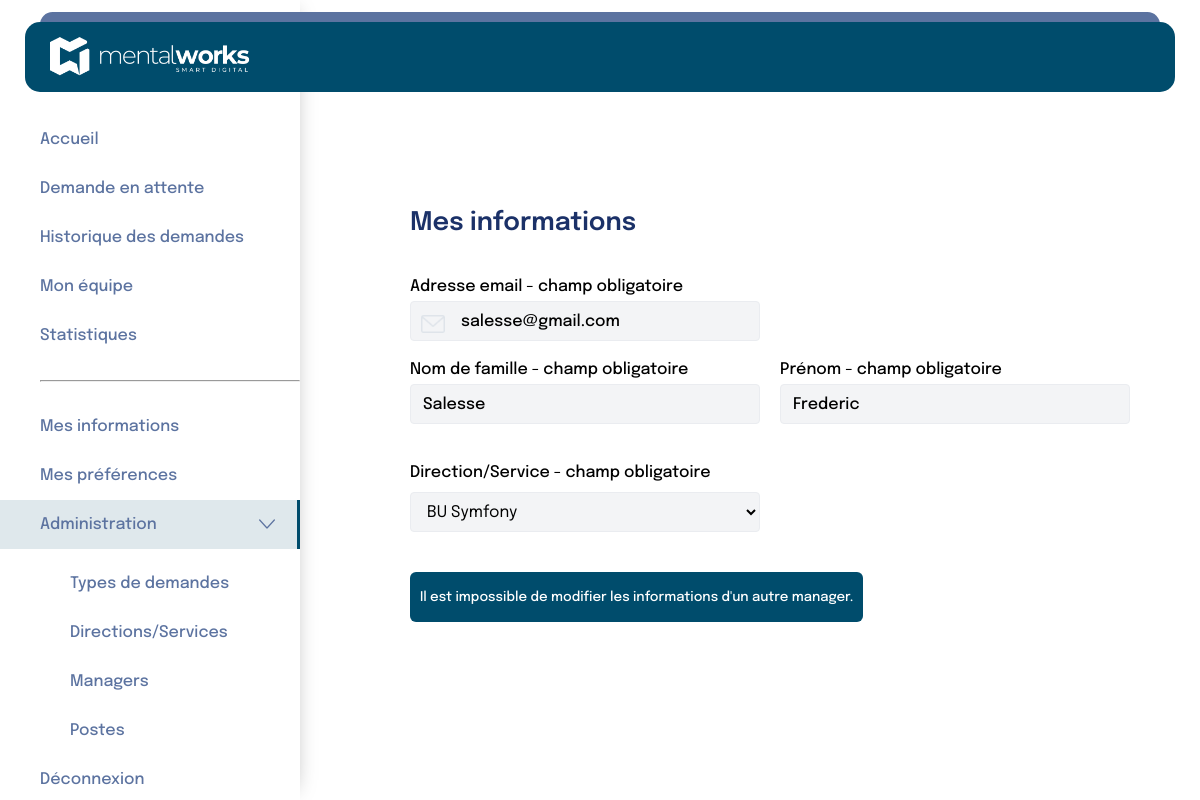
The app's page /pages/administration/managers/modifications.php?id=1 with its own data.
### tables this page shows
CREATE TABLE `user` (
  `id` int(11) NOT NULL,
  `email` varchar(255) NOT NULL,
  `password` varchar(255) NOT NULL,
  `enabled` tinyint(1) NOT NULL DEFAULT 1,
  `created_at` datetime NOT NULL,
  `role` varchar(50) NOT NULL,
  `person_id` int(11) NOT NULL
);

CREATE TABLE `person` (
  `id` int(11) NOT NULL,
  `last_name` varchar(100) NOT NULL,
  `first_name` varchar(100) NOT NULL,
  `manager_id` int(11) DEFAULT NULL,
  `department_id` int(11) NOT NULL,
  `position_id` int(11) NOT NULL,
  `alert_new_request` tinyint(1) NOT NULL DEFAULT 0,
  `alert_on_answer` tinyint(1) NOT NULL DEFAULT 0,
  `alert_before_vacation` tinyint(1) NOT NULL DEFAULT 0
);

CREATE TABLE `department` (
  `id` int(11) NOT NULL,
  `name` varchar(100) NOT NULL
);

### pages/administration/managers/modifications.php (the view, shortened to what this page needs)
<?php
include '../../../includes/database.php';
include "../../../includes/header3.php";
include '../../../includes/functions.php';
$id = $_GET['id'];
$RecupInfosManager = $bdd->prepare("SELECT
    u.email,
    u.password,
    p.last_name AS nom,
    p.first_name AS prenom,
    d.name AS department
FROM
    user u
JOIN
    person p ON u.person_id = p.id
JOIN
    department d ON p.department_id = d.id
WHERE
    u.role = 'manager' AND u.id = :id");
$RecupInfosManager->bindParam(':id', $id);
$RecupInfosManager->execute();
$infosManagers = $RecupInfosManager->fetch(PDO::FETCH_ASSOC);
?>
<link rel="stylesheet" href="../../../style.css">
<div class="flex">
    <?php include "../../../includes/navBar/navBar3.php"; ?>
    <div class="containerMesInfos page">
        <section class="mesInfosSection">
            <h2>Mes informations</h2>
            <form class="mesInfosForm" method="POST">
                <label for="emailAddress">Adresse email - champ obligatoire</label>
                <input
                    type="email"
                    id="emailAddress"
                    name="emailAddress"
                    value="<?php echo $infosManagers['email'] ?>"
                    required readonly />
                <div class="inlineFields">
                    <div class="fieldGroup">
                        <label for="lastName">Nom de famille - champ obligatoire</label>
                        <input
                            type="text"
                            value="<?= $infosManagers['nom'] ?>"
                            required readonly />
                    </div>
                    <div class="fieldGroup">
                        <label for="firstName">Prénom - champ obligatoire</label>
                        <input
                            type="text"
                            value="<?= $infosManagers['prenom'] ?>"
                            required readonly />
                    </div>
                </div>
                <div class="inlineFields">
                    <div class="fieldGroup">
                        <label for="directionService">Direction/Service - champ obligatoire</label>
                        <select name="department" id="department">
                            <option value="<?= $infosManagers['department'] ?>">
                                <?= $infosManagers['department'] ?>
                            </option>
                        </select>
                    </div>
                </div>
                <input type="submit" value="Il est impossible de modifier les informations d'un autre manager." readonly></button>
            </form>
        </section>
    </div>
</div>
</html>

### style.css (style rules this page uses)
* { margin: 0; padding: 0; box-sizing: border-box; }
html { margin: 0; }
body { margin: 0; padding: 0; font-family: "Epilogue"; }
:root { --color_btn: #004c6c; --color_title: #1b3168; --color_text: #000000; --color_btn_navbarre: #5c73a0; --color_href_a: rgba(0, 76, 108, 1); --gray: #637381; --border: #eaecf0; }
h2 { font-size: 24px; color: var(--color_title); font-weight: 600; padding: 40px 0 22px 0; }
input { border: none; outline: none; font-family: "Epilogue"; font-weight: 500; }
.page { flex: 1; padding: 150px 40px 0 350px; }
.flex { display: flex; }
.Container-newdemande input, select, textarea, button { width: 100%; padding: 10px; margin-top: 5px; border: 1px solid #ccc; border-radius: 5px; font-family: "Epilogue"; }
input[type="email"] { background-color: white; background-image: url("images/enveloppe.png"); background-size: 24px; background-position: 10px 10px; background-repeat: no-repeat; padding-left: 60px; }
input[type="submit"] { background-color: var(--color_btn); color: white; width: fit-content; padding: 10px !important; height: 50px; border-radius: 6px; margin: 0px 0 22px 0; }
input[type="text"] { padding-left: 40px; }
.page .inlineFields { display: flex; gap: 20px; margin-bottom: 20px; }
.page .inlineFields .fieldGroup { display: flex; flex-direction: column; }
.page .mesInfosSection { padding: 20px; width: 75%; }
.page .mesInfosSection h2 { font-size: 1.6rem; color: var(--color_title); margin-bottom: 20px; }
.page .mesInfosForm { max-width: 600px; }
.page .mesInfosForm label { display: block; margin-bottom: 6px; font-weight: 500; }
.page .mesInfosForm input[type="text"], .page .mesInfosForm input[type="email"], .page .mesInfosForm select, .page .mesInfosForm input[type="password"] { width: 350px; height: 40px; padding: 8px 12px; border: 1px solid var(--border); border-radius: 4px; font-size: 1rem; margin-bottom: 20px; }
.page .mesInfosForm input[type="email"], .page .mesInfosForm input[type="password"] { padding-left: 50px; }
.page .mesInfosForm input[type="email"], .page .mesInfosForm input[type="text"] { background-color: rgba(243, 244, 246, 1); cursor: not-allowed; }
.page .mesInfosForm select { background-color: rgba(243, 244, 246, 1); cursor: not-allowed; }
.containerMesInfos .mesInfosSection { padding: 20px; width: 75%; }
.containerMesInfos .mesInfosSection h2 { font-size: 1.6rem; color: var(--color_title); margin-bottom: 20px; }
.mesInfosForm { max-width: 600px; }
.mesInfosForm label { display: block; margin-bottom: 6px; font-weight: 500; }
.mesInfosForm input[type="text"], .mesInfosForm input[type="email"], .mesInfosForm input[type="password"], .mesInfosForm select { width: 350px; height: 40px; padding: 8px 12px; border: 1px solid var(--border); border-radius: 4px; font-size: 1rem; margin-bottom: 20px; }
.mesInfosForm input[type="email"], .mesInfosForm input[type="password"] { padding-left: 40px; }
.inlineFields { display: flex; gap: 20px; margin-bottom: 20px; }
.inlineFields .fieldGroup { display: flex; flex-direction: column; }

### records on screen
user: emailAddress "salesse@gmail.com", person.last_name "Salesse", person.first_name "Frederic", department "BU Symfony"
